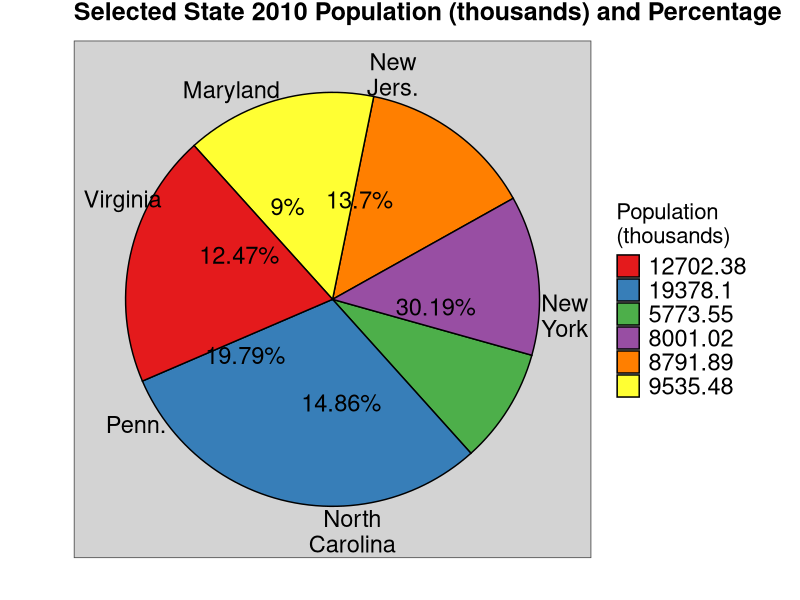

This figure's R source:
# This script creates a pie chart using (a subset of) 'census_data.csv'.

# A description of 'census_data.csv' can be found in 'census_data_scrape_and_process.R'.
# To avoid an overwhelming plot, I will be using a subset of 'census_data.csv' consisting of
# observations for 6 states (North Carolina, Maryland, New Jersey, Pennsylvania, Virginia, 
# and New York) in 2010.

# Load packages.
library(data.table)
library(ggplot2)
library(ggthemes)

# Load data.
census_data = data.table(read.csv('census_data.csv', 
                                  header = T, 
                                  stringsAsFactors = F, 
                                  check.names = F))

#####
# SUBSET/PROCESS DATA.

  # Specify states of interest.
  states = c('North Carolina', 'Maryland', 'New Jersey', 'Pennsylvania', 
             'Virginia', 'New York')
  
  # Create data subset (specified above).
  census_subset = census_data[Name %in% states, .(Name, `2010`)]
  
  # Divide population values by 1000 for easier graph viewing.
  census_subset$`2010` = census_subset$`2010` / 1000
  
  # Compute percentage of total population accounted for by each state.
  
    # Compute percentage.
    census_subset$percent = round(100 * (census_subset$`2010` / sum(census_subset$`2010`)), 2)
  
    # Change to 'character' vector with form 'percent + %'.
    census_subset$percent = as.character(census_subset$percent)
    census_subset$percent = paste0(census_subset$percent, '%')
    
    # Change 'census_subset$Name' from state name to state abbreviation so labels fit on pie chart.
    census_subset$Name = ifelse(census_subset$Name == 'North Carolina', 'North\nCarolina', 
                                ifelse(census_subset$Name == 'Maryland', 'Maryland', 
                                       ifelse(census_subset$Name == 'New Jersey', 'New\nJers.', 
                                              ifelse(census_subset$Name == 'Pennsylvania', 'Penn.', 
                                                     ifelse(census_subset$Name == 'Virginia', 'Virginia', 'New\nYork')))))
  
  # Specify locations for pie chart labels.
  
    # Count cumulative population.
    # This has no statistical or data significance, it's only to help with chart labels.
    census_subset$sum = cumsum(census_subset$`2010`)
    
    # Create 'offset_sum' column that will help with chart labels.
    census_subset$offset_sum = c(0, census_subset$sum[1:(nrow(census_subset) - 1)])
    
    # Create 'label_locations' column that specifies label locations on pie chart.
    census_subset$label_locations = (census_subset$sum + census_subset$offset_sum) / 2

#####  
# Plot data.
ggplot(data = census_subset, 
       aes(x = '', 
           y = `2010`, 
           fill = as.character(round(`2010`, 2)))) + 
geom_bar(stat = 'identity', 
         color = 'black') +
geom_text(aes(y = label_locations, 
              label = census_subset$percent), 
          size = 6) +
coord_polar('y', 
            start = 5.55) +
guides(fill = guide_legend(title = 'Population\n(thousands)')) +
theme_few() +
theme(axis.ticks = element_blank(), 
      axis.text.x = element_text(color = 'black', 
                                 size = 17, 
                                 vjust = 10), 
      plot.title = element_text(face = 'bold', 
                                size = 18, 
                                vjust = 2),
      panel.background = element_rect(fill = 'lightgrey', 
                                      colour = 'lightgrey'), 
      legend.text = element_text(size = 17), 
      legend.title = element_text(size = 16)) +
scale_y_continuous(breaks = census_subset$label_locations, 
                   labels = census_subset$Name) +
scale_fill_brewer(palette = 'Set1') +
ggtitle('Selected State 2010 Population (thousands) and Percentage') +
xlab('') +
ylab('')
